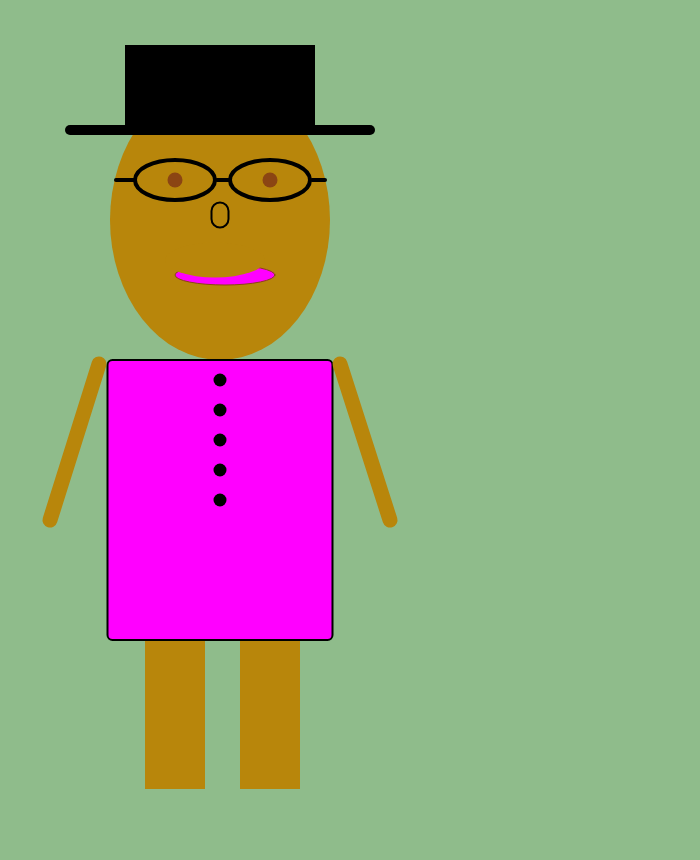
Frame 1 (no input)
Frame 60 (no input): identical to frame 1, image omitted
Frame 120 (the mouse pressed at the canvas centre since frame 60): identical to frame 1, image omitted

The p5.js sketch that drew this single still picture (run headless with seeded random() and noise() and a simulated clock; from frame 60 on, the mouse is pressed at the canvas centre):

// p5.js sketch
// ── sketch.js
/*
Self Portait
v 1
by Dawn Joseph
MMP 210 example week 2
Variables example
*/


function setup() {
	createCanvas(700, 860);
}

function draw() {
	background(143, 188, 139);
    ellipseMode(CENTER);
    rectMode(CENTER);
    
    //Variables head
    var headX = 220;
    var headY = 220; 
    var headWidth = 220;
    var headHeight = 280;
    var headColor = 'DARKGOLDENROD';
    
    //Variables eyes
    var eyeStroke = 'black';
    var eyeW = 4;
    
    var lineX1 = 217;
    var lineY1 = 180;
    var lineX2 = 230;
    var lineY2 = 180;
    
    var lineX01 = 116;
    var lineY01 = 180;
    var lineX02 = 135;
    var lineY02 = 180;
     
    var lineX001 = 312;
    var lineY001 = 180;
    var lineX002 = 325;
    var lineY002 = 180;
    
    var eyeRightX = 175;
    var eyeRightY = 180;
    var eyeRightWidth = 80;
    var eyeRightHeight = 40;
    
    var eyeLeftXX = 270;
    var eyeLeftY = 180;
    var eyeLeftWidth = 80;
    var eyeLeftHeight = 40;
    
    //Variables hat
    var hatStroke = 'black';
    var hatW = 10;
    var hatColor = 'black';
    
    var hatX = 220;
    var hatY = 90;
    var hatWidth = 180;
    var hatHeight = 80;
    
    var hatLineX = 70;
    var hatLineY = 130;
    var hatLineW = 135;
    var hatLineH = 130;
    
    var hatLine0X = 305;
    var hatLineY = 130;
    var hatLine0W = 370;
    var hatLineH = 130;
    
    //Variables nose
    var noseStroke = 'black';
    var noseW = 2;
    
    var noseX = 220;
    var noseY = 215; 
    var noseWidth = 17;
    var noseHeight = 25;
    var noseA = 25;
    
    //Variables mouth
    var mouthStroke = 'SADDLEBROWN'; 
    var mouthW = 1;
    var mouthColor1 = 'MAGENTA';
    var mouthColor2 = 'DARKGOLDENROD';
    
    var mouthX = 225;
    var mouthY = 275;
    var mouthWidth = 100;
    var mouthHeight = 20;
    var mouthA = 20;
    
    var mouthX2 = 215;
    var mouthY2 = 260;
    var mouthW2 = 100;
    var mouthH2 = 35;
    var mouthA2 = 35;
    
    //Variables eyes pupil
    var eyesPupilColor = 'SADDLEBROWN';
    
    var eyesPupilX = 175;
    var eyesPupilY = 180; 
    var eyesPupilW = 15;
    var eyesPupilH = 15;
    
    var eyesPX = 270;
    var eyesPupilY = 180; 
    var eyesPupilW = 15;
    var eyesPupilH = 15;
    
    //Variables body
    var bodyStroke = 'black';
    var bodyW = 2;
    var bodyColor = 'MAGENTA';
    
    var bodyX = 220;
    var bodyY = 500; 
    var bodyWidth = 225;
    var bodyHeight = 280;
    var bodyA = 5;
    
    //Variables hands
    var handsC = 'DARKGOLDENROD';
    var handsW = 15;
    
    var handsLineX = 390;
    var handsLineY = 520;
    var handsLineW = 340;
    var handsLineH = 364;
    
    var handsLine0X = 50;
    var handsLineY = 520;
    var handsLine0W = 99;
    var handsLineH = 364;
    
    //Variables legs
    var legsColor = 'DARKGOLDENROD';
    
    var legsRightX = 175;
    var legsRightY = 715;
    var legsRightWidth = 60;
    var legsRightHeight = 148;
    
    var legsLeftX = 270;
    var legsLeftY = 715;
    var legsLeftWidth = 60;
    var legsLeftHeight = 148;
    
    //Variables buttons
    var buttonW = 13;
    
    var buttonX1 = 220;
    var buttonY1 = 380;
    var buttonX2 = 220;
    var buttonY2 = 410;
    var buttonX3 = 220;
    var buttonY3 = 440;
    var buttonX4 = 220;
    var buttonY4 = 470;
    var buttonX5 = 220;
    var buttonY5 = 500;
    
    
    //head
    fill(headColor);
    noStroke();
    ellipse(headX, headY, headWidth, headHeight);
    
    //eyes
    noFill();
    stroke(eyeStroke);
    strokeWeight(eyeW);
    line(lineX1, lineY1, lineX2, lineY2);
    line(lineX01, lineY01, lineX02, lineY02);
    line(lineX001, lineY001, lineX002, lineY002);
    ellipse(eyeRightX, eyeRightY, eyeRightWidth, eyeRightHeight);//right
    ellipse(eyeLeftXX, eyeRightY, eyeRightWidth, eyeRightHeight);//left
    
    //hat
    stroke(hatStroke);
    strokeWeight(hatW);
    fill(hatColor);
    rect(hatX, hatY, hatWidth, hatHeight);
    line(hatLineX, hatLineY, hatLineW, hatLineH);
    line(hatLine0X, hatLineY, hatLine0W, hatLineH);
   
    // nose
    noFill();
    stroke(noseStroke);
    strokeWeight(noseW);
    rect(noseX, noseY, noseWidth, noseHeight, noseA);
    
    //mouth
    stroke(mouthStroke);
    strokeWeight(mouthW);
    fill(mouthColor1);
    ellipse(mouthX, mouthY, mouthWidth, mouthHeight, mouthA);
    fill('DARKGOLDENROD');
    noStroke();
    ellipse(mouthX2, mouthY2, mouthW2, mouthH2, mouthA2);
    
    //eyes pupil
    fill(eyesPupilColor);
    ellipse(eyesPupilX, eyesPupilY, eyesPupilH, eyesPupilW);//right
    ellipse(eyesPX, eyesPupilY, eyesPupilH, eyesPupilW);//left
    
    //body
    stroke(bodyStroke);
    strokeWeight(bodyW);
    fill(bodyColor);
    rect(bodyX, bodyY, bodyWidth, bodyHeight, bodyA);
    
    //hands
    stroke(handsC);
    strokeWeight(handsW);
    line(handsLineX, handsLineY, handsLineW, handsLineH);
    line(handsLine0X, handsLineY, handsLine0W, handsLineH);
     
    //legs
    fill(legsColor);
    noStroke();
    rect(legsRightX, legsRightY, legsRightWidth, legsRightHeight);//right
    rect(legsLeftX, legsLeftY, legsLeftWidth, legsLeftHeight);//left
    
    
    //buttons
    strokeWeight(buttonW);
    stroke(0);
    point(220, 380);//1
    point(220, 410);//2
    point(220, 440);//3
    point(220, 470);//4
    point(220, 500);//5
 
}
